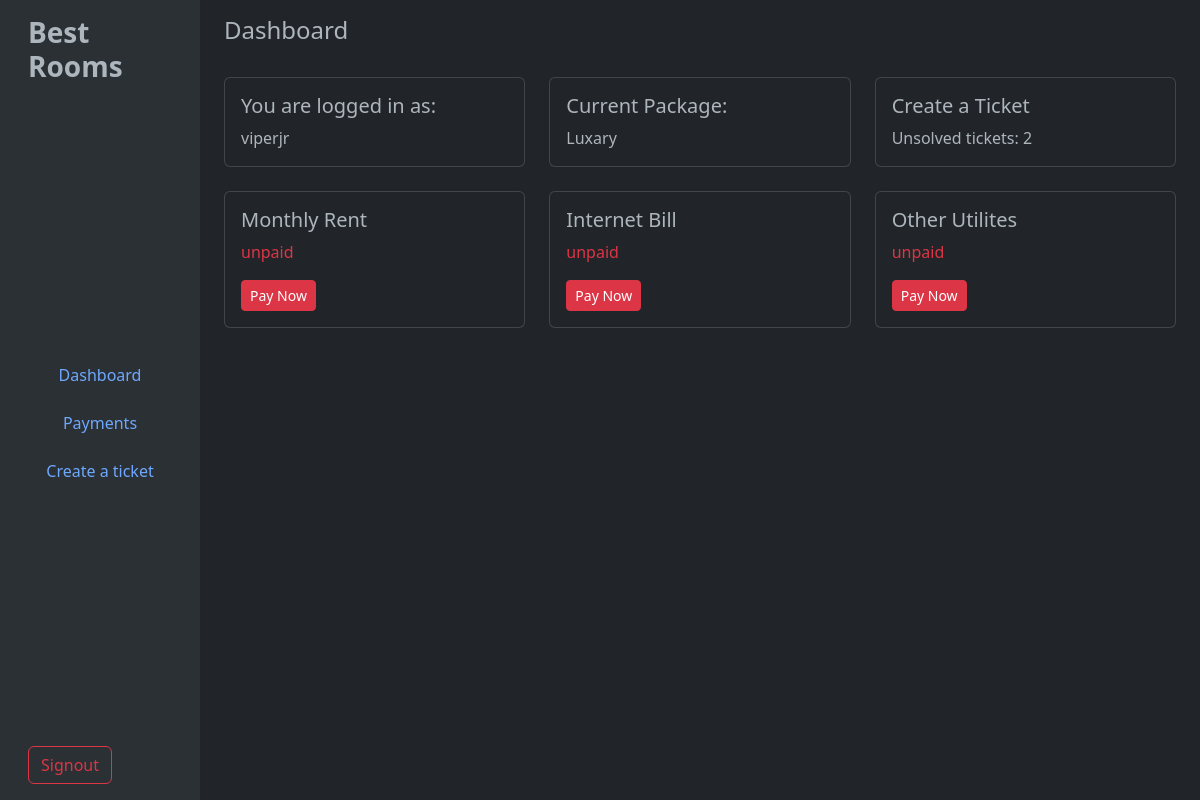
Screenshot of /customer (signed in) with the database file from the repository.
### tables this page shows
CREATE TABLE Rooms (
    roomID INTEGER PRIMARY KEY AUTOINCREMENT,
    roomName TEXT NOT NULL,
    "type" TEXT,
    status TEXT NOT NULL);

CREATE TABLE "Payments" (
	"paymentID"	INTEGER,
	"tenantID"	INTEGER NOT NULL,
	"payment"	INT,
	"status"	TEXT NOT NULL,
	"transactionID"	TEXT NOT NULL, `month` TEXT, `amount` TEXT, `type` TEXT,
	PRIMARY KEY("paymentID" AUTOINCREMENT),
	FOREIGN KEY("payment") REFERENCES "Bills"("billID"),
	FOREIGN KEY("tenantID") REFERENCES "Tenants"("tenantID")
);

### app.py (the view)
@app.route('/customer')
def customer():
    userID = session['id']
    data = {'username': session['user'],'package':getPackage(userID),'bill': getBillStatus(userID),'internetbill':getInternetBillStatus(userID), 'utilitybill': getUtilityBillStatus(userID), 'ticketCount':getTicketCount(userID)}
    return render_template('customer.html', data=data)

### database/user.py (called while the page is built)
def dbConnect():
    return sqlite3.connect('database/main.db')

def getTicketCount(tenantID):
    connection = dbConnect()
    cursor = connection.cursor()
    cursor.execute(f"SELECT COUNT(*) FROM Tickets WHERE tenantID='{tenantID}' and status='Open'")
    result = cursor.fetchall()[0][0]
    connection.close()
    return result

def getPackage(tenantID):
    connection = dbConnect()
    cursor = connection.cursor()
    cursor.execute(f"SELECT roomID FROM Tenants WHERE userID='{tenantID}'")
    roomID = cursor.fetchall()[0][0]
    cursor.execute(f"SELECT type FROM Rooms WHERE roomID='{roomID}'")
    result = cursor.fetchall()[0][0]
    connection.close()
    return result

def getBillStatus(userID):
    connection = dbConnect()
    cursor = connection.cursor()
    cursor.execute(f"SELECT tenantID FROM Tenants WHERE userID='{userID}'")
    tenantID = cursor.fetchone()[0]
    cursor.execute(f"SELECT status FROM Payments WHERE (status='unpaid' OR status='unverified') AND month='{strftime('%Y-%m')}' AND type='rent' AND tenantID='{tenantID}'")
    result = cursor.fetchall()
    connection.close()
    if len(result)==0:
        return False
    else:
        return result[0][0]

def getInternetBillStatus(userID):
    connection = dbConnect()
    cursor = connection.cursor()
    cursor.execute(f"SELECT tenantID FROM Tenants WHERE userID='{userID}'")
    tenantID = cursor.fetchone()[0]
    cursor.execute(f"SELECT status FROM Payments WHERE (status='unpaid' OR status='unverified') AND month='{strftime('%Y-%m')}' AND type='internet' AND tenantID='{tenantID}'")
    result = cursor.fetchall()
    connection.close()
    if len(result)==0:
        return False
    else:
        return result[0][0]

def getUtilityBillStatus(userID):
    connection = dbConnect()
    cursor = connection.cursor()
    cursor.execute(f"SELECT tenantID FROM Tenants WHERE userID='{userID}'")
    tenantID = cursor.fetchone()[0]
    cursor.execute(f"SELECT status FROM Payments WHERE (status='unpaid' OR status='unverified') AND month='{strftime('%Y-%m')}' AND type='utility' AND tenantID='{tenantID}'")
    result = cursor.fetchall()
    connection.close()
    if len(result)==0:
        return False
    else:
        return result[0][0]

### templates/customer.html (shortened to what this page needs)
{% extends "cusbase.html" %}
{% block content %}
<main class="col-md-9 ms-sm-auto col-lg-10 px-md-4">
  <div class="d-flex justify-content-between flex-wrap flex-md-nowrap align-items-center pt-3 pb-2 mb-3">
    <h1 class="h4">Dashboard</h1>
  </div>
  <div class="row row-cols-1 row-cols-md-3 g-4">
    <div class="col">
      <div class="card p-3">
        <h5 class="card-title">You are logged in as:</h5>
        <p class="card-text">{{data['username']}}</p>
      </div>
    </div>
    <div class="col">
      <div class="card p-3">
        <h5 class="card-title">Current Package:</h5>
        <p class="card-text">{{data['package']}}</p>
      </div>
    </div>
    <div class="col">
      <div class="card p-3">
        <h5 class="card-title">Create a Ticket</h5>
        <p class="card-text">Unsolved tickets: {{data['ticketCount']}}</p>
      </div>
    </div>
    <div class="col">
      <div class="card p-3">
        <h5 class="card-title">Monthly Rent</h5>
        {% if data['bill'] %}
        <p class="card-text text-danger">{{data['bill']}}</p>
        <div>
          <a class="btn btn-danger btn-sm" type="button" href="/paybill" style="width: auto;">Pay Now</a>
        </div>
        {% endif %}
      </div>
    </div>
    <div class="col">
      <div class="card p-3">
        <h5 class="card-title">Internet Bill</h5>
        {% if data['internetbill'] %}
        <p class="card-text text-danger">{{data['internetbill']}}</p>
        <div>
          <a class="btn btn-danger btn-sm" type="button" href="/paybill" style="width: auto;">Pay Now</a>
        </div>
        {% endif %}
      </div>
    </div>
    <div class="col">
      <div class="card p-3">
        <h5 class="card-title">Other Utilites</h5>
        {% if data['utilitybill'] %}
        <p class="card-text text-danger">{{data['utilitybill']}}</p>
        <div>
          <a class="btn btn-danger btn-sm" type="button" href="/paybill" style="width: auto;">Pay Now</a>
        </div>
        {% endif %}
      </div>
    </div>
</main>
{% endblock %}

### rows the page displays
Rooms: package "Luxary"
Payments: bill "unpaid"
Payments: internetbill "unpaid"
Payments: utilitybill "unpaid"

### other values shown
{{ data['username'] }} "viperjr"
{{ data['ticketCount'] }} "2"
